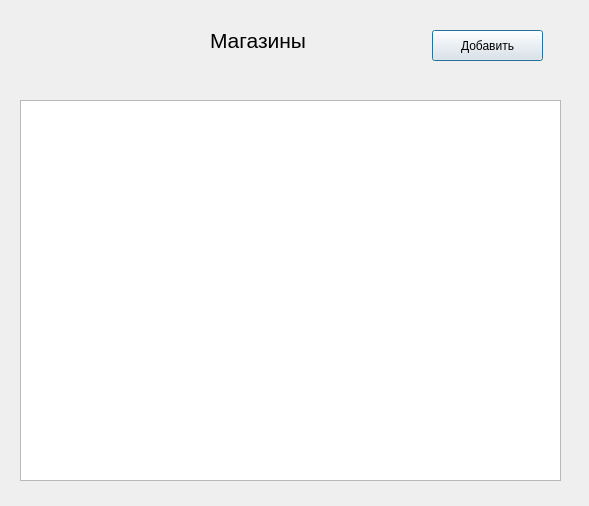
<?xml version="1.0" encoding="UTF-8"?>
<ui version="4.0">
 <class>Dialog</class>
 <widget class="QDialog" name="Dialog">
  <property name="geometry">
   <rect>
    <x>0</x>
    <y>0</y>
    <width>589</width>
    <height>506</height>
   </rect>
  </property>
  <property name="windowTitle">
   <string>Dialog</string>
  </property>
  <widget class="QTableWidget" name="tableWidget">
   <property name="geometry">
    <rect>
     <x>20</x>
     <y>100</y>
     <width>541</width>
     <height>381</height>
    </rect>
   </property>
  </widget>
  <widget class="QPushButton" name="pushButton">
   <property name="geometry">
    <rect>
     <x>432</x>
     <y>30</y>
     <width>111</width>
     <height>31</height>
    </rect>
   </property>
   <property name="text">
    <string>Добавить</string>
   </property>
  </widget>
  <widget class="QLabel" name="label">
   <property name="geometry">
    <rect>
     <x>210</x>
     <y>10</y>
     <width>161</width>
     <height>61</height>
    </rect>
   </property>
   <property name="font">
    <font>
     <pointsize>16</pointsize>
    </font>
   </property>
   <property name="text">
    <string>Магазины</string>
   </property>
  </widget>
 </widget>
 <resources/>
 <connections/>
</ui>
